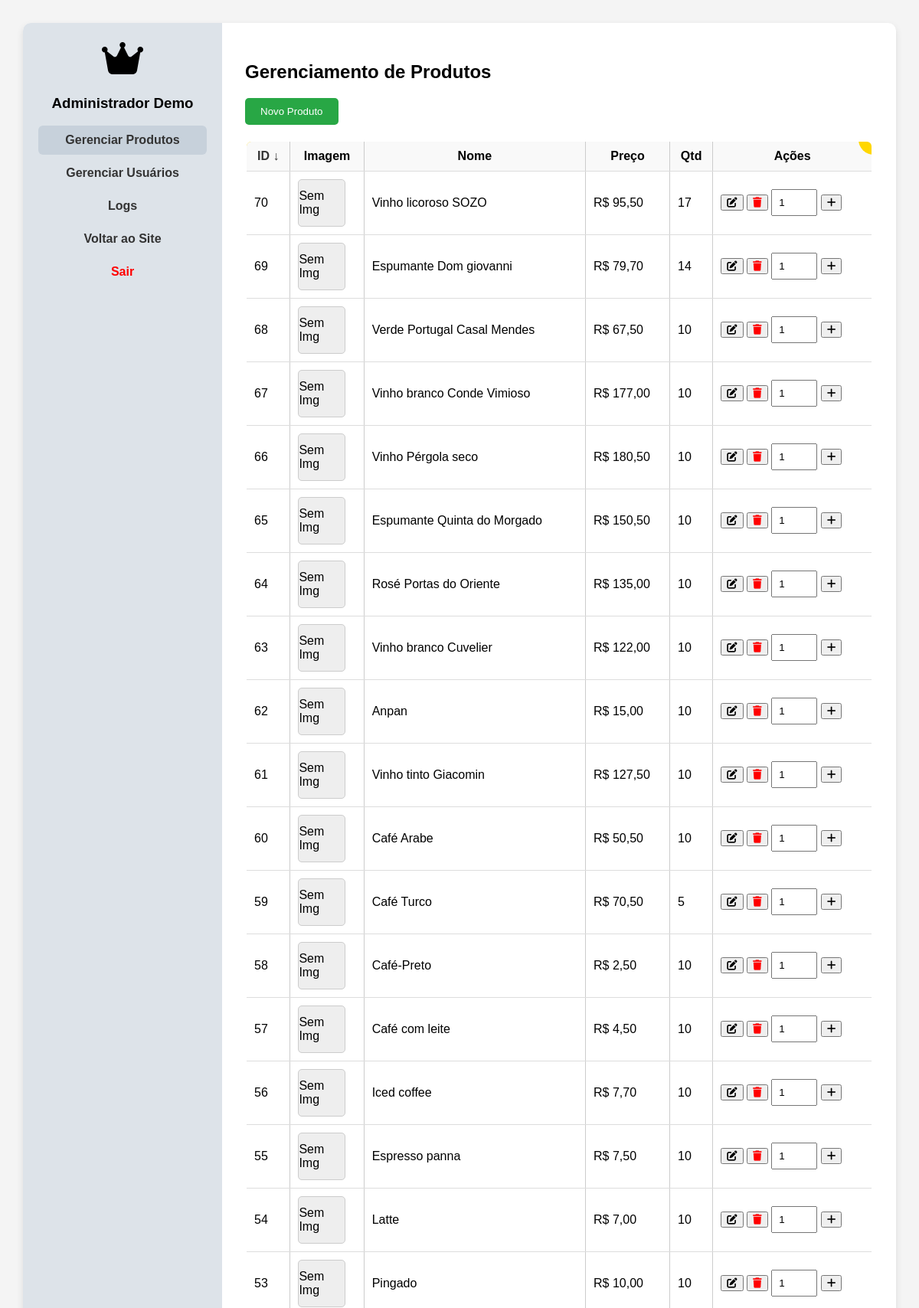
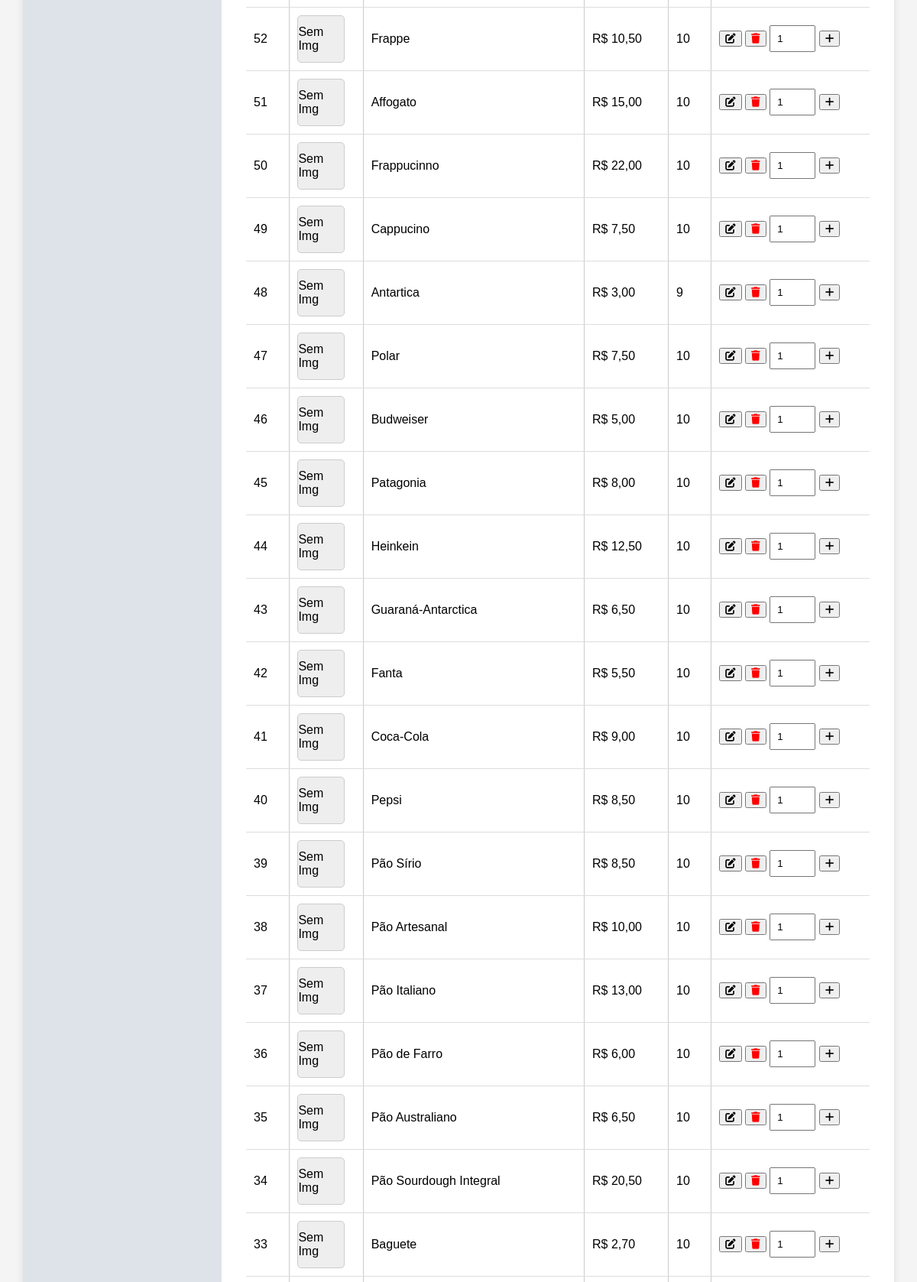
/perfil_mestre.php (upper part), run on the app's committed database (2 pictures, top to bottom).
### tables this page shows
CREATE TABLE `administrador` (
  `ID_ADM` int(11) NOT NULL,
  `NOME` varchar(100) NOT NULL,
  `email` varchar(150) NOT NULL,
  `CPF` varchar(20) NOT NULL,
  `senha_adm` varchar(255) DEFAULT NULL,
  `TEL` varchar(20) NOT NULL,
  `TEL_AUXILIAR` varchar(20) NOT NULL,
  `ENDERECO` varchar(150) NOT NULL,
  `LOGADOURO` varchar(100) NOT NULL,
  `DATA_NASC` date NOT NULL,
  `H_TRAB` int(11) NOT NULL,
  `SALARIO` decimal(10,2) NOT NULL,
  `tipo_login` varchar(20) NOT NULL DEFAULT 'admin'
);

CREATE TABLE `produtos` (
  `id` int(11) NOT NULL,
  `nome` varchar(100) NOT NULL,
  `descricao` text DEFAULT NULL,
  `preco` decimal(10,2) NOT NULL,
  `imagem` varchar(255) DEFAULT NULL,
  `quantidade` int(11) NOT NULL DEFAULT 0,
  `categoria_id` int(11) DEFAULT NULL
);

### perfil_mestre.php (the view, shortened to what this page needs)
<?php
$conn = new mysqli('localhost', 'root', '', 'padaria');
$sql = "SELECT id_adm, nome, cpf, tel, tel_auxiliar, endereco, data_nasc, h_trab, salario FROM administrador LIMIT 1";
$resultAdm = $conn->query($sql);
$admin = $resultAdm->fetch_assoc();
$orderBy = isset($_GET['order']) ? $_GET['order'] : 'id';
$orderDir = isset($_GET['dir']) && $_GET['dir'] === 'asc' ? 'ASC' : 'DESC';
$resultProdutos = $conn->query("SELECT * FROM produtos ORDER BY $orderBy $orderDir");
?>
<!DOCTYPE html>
<html lang="pt-br">
<head>
<link rel="stylesheet" href="https://cdnjs.cloudflare.com/ajax/libs/font-awesome/6.5.1/css/all.min.css">
</head>
<body>
<div class="dashboard-container">
    <aside class="sidebar">
        <div class="profile-icon"><i class="fa-solid fa-crown"></i></div>
        <h3><?= htmlspecialchars($admin['nome'] ?? "Administrador") ?></h3>
        <a href="#" class="item-menu ativo" data-secao="produtos">Gerenciar Produtos</a>
        <a href="#" class="item-menu" data-secao="usuarios">Gerenciar Usuários</a>
        <a href="logs.php" class="item-menu">Logs</a>
        <a href="home.php">Voltar ao Site</a>
        <a href="LoginPHP/sair.php" style="color:red;">Sair</a>
    </aside>
    <main class="main-content">
        <section id="secao-produtos" style="display:block;">
            <h1>Gerenciamento de Produtos</h1>
            <button class="add-btn" onclick="abrirModal('modalAdd')">Novo Produto</button>
            <table>
                <thead>
                    <tr>
                        <th><a href="?order=id&dir=<?= $orderDir === 'ASC' ? 'desc' : 'asc' ?>">ID <?= $orderBy === 'id' ? ($orderDir === 'ASC' ? '↑' : '↓') : '' ?></a></th>
                        <th>Imagem</th>
                        <th>Nome</th>
                        <th>Preço</th>
                        <th>Qtd</th>
                        <th>Ações</th>
                    </tr>
                </thead>
                <tbody>
                    <?php while ($p = $resultProdutos->fetch_assoc()): ?>
                    <tr>
                        <td><?= $p['id'] ?></td>
                        <td>
                            <?php
                            $imagemPath = "imagens/" . $p['imagem'];
                            if (!empty($p['imagem']) && file_exists($imagemPath)) {
                                echo "<img src='$imagemPath' class='product-img'>";
                            } else {
                                echo "<div class='product-img-placeholder'>Sem Img</div>";
                            }
                            ?>
                        </td>
                        <td><?= $p['nome'] ?></td>
                        <td>R$ <?= number_format($p['preco'], 2, ',', '.') ?></td>
                        <td><?= $p['quantidade'] ?></td>
                        <td>
                            <button onclick='editarProduto(<?= json_encode($p) ?>)'><i class="fa fa-edit"></i></button>
                            <form method="POST" style="display:inline;">
                                <button name="excluir_produto" onclick="return confirm('Excluir?')"><i class="fa fa-trash" style="color:red;"></i></button>
                            </form>
                            <form method="POST" style="display:inline;">
                                <input type="number" name="mais" min="1" value="1" style="width:60px;">
                                <button name="add_qtd"><i class="fa fa-plus"></i></button>
                            </form>
                        </td>
                    </tr>
                    <?php endwhile; ?>
                </tbody>
            </table>
        </section>
    </main>
</div>
</body>
</html>

### perfil_mestre.php (style rules this page uses)
body { font-family: Arial, sans-serif; background:#f4f4f4; margin:0; padding:0; }
.dashboard-container { display:flex; width:1200px; max-width:95%; margin:30px auto; background:white; border-radius:10px; box-shadow:0 4px 10px rgba(0,0,0,0.1); overflow:hidden; }
.sidebar { width:220px; background:#dde3e9; padding:20px; text-align:center; }
.sidebar .profile-icon { font-size:48px; margin-bottom:15px; }
.sidebar a { display:block; padding:10px; margin:5px 0; border-radius:6px; text-decoration:none; font-weight:bold; color:#333; }
.sidebar a:hover, .ativo { background:#c7d1db; }
.main-content { flex:1; padding:30px; }
table { width:100%; border-collapse:collapse; background:white; border:2px solid #ccc; border-radius:8px; overflow:hidden; position:relative; }
table::before { content:''; position:absolute; top:-2px; left:-2px; width:20px; height:20px; background:gold; border-radius:0 0 20px 0; }
table::after { content:''; position:absolute; top:-2px; right:-2px; width:20px; height:20px; background:gold; border-radius:0 0 0 20px; }
th, td { padding:10px; border-bottom:1px solid #ddd; border-left:1px solid #ccc; border-right:1px solid #ccc; }
th { background:#f9f9f9; cursor:pointer; position:relative; }
th a { text-decoration:none; color:#333; display:block; }
.product-img-placeholder { width:60px; height:60px; display:flex; align-items:center; justify-content:center; background:#eee; border-radius:5px; border:1px solid #ccc; }
.add-btn { background:#28a745; color:white; padding:10px 20px; border:none; border-radius:5px; cursor:pointer; margin-bottom:20px; }
form { display:inline; }
input, select, textarea { padding:8px; margin:5px 0; width:100%; box-sizing:border-box; }

### data on the page
administrador: NOME "Administrador Demo"
produtos: id "70", shows "Sem Img", nome "Vinho licoroso SOZO", preco "95,50", quantidade "17"
produtos: id "69", shows "Sem Img", nome "Espumante Dom giovanni", preco "79,70", quantidade "14"
produtos: id "68", shows "Sem Img", nome "Verde Portugal Casal Mendes", preco "67,50", quantidade "10"
produtos: id "67", shows "Sem Img", nome "Vinho branco Conde Vimioso", preco "177,00", quantidade "10"
produtos: id "66", shows "Sem Img", nome "Vinho Pérgola seco", preco "180,50", quantidade "10"
produtos: id "65", shows "Sem Img", nome "Espumante Quinta do Morgado", preco "150,50", quantidade "10"
produtos: id "64", shows "Sem Img", nome "Rosé Portas do Oriente", preco "135,00", quantidade "10"
produtos: id "63", shows "Sem Img", nome "Vinho branco Cuvelier", preco "122,00", quantidade "10"
produtos: id "62", shows "Sem Img", nome "Anpan", preco "15,00", quantidade "10"
produtos: id "61", shows "Sem Img", nome "Vinho tinto Giacomin", preco "127,50", quantidade "10"
produtos: id "60", shows "Sem Img", nome "Café Arabe", preco "50,50", quantidade "10"
produtos: id "59", shows "Sem Img", nome "Café Turco", preco "70,50", quantidade "5"
produtos: id "58", shows "Sem Img", nome "Café-Preto", preco "2,50", quantidade "10"
produtos: id "57", shows "Sem Img", nome "Café com leite", preco "4,50", quantidade "10"
produtos: id "56", shows "Sem Img", nome "Iced coffee", preco "7,70", quantidade "10"
produtos: id "55", shows "Sem Img", nome "Espresso panna", preco "7,50", quantidade "10"
produtos: id "54", shows "Sem Img", nome "Latte", preco "7,00", quantidade "10"
produtos: id "53", shows "Sem Img", nome "Pingado", preco "10,00", quantidade "10"
produtos: id "52", shows "Sem Img", nome "Frappe", preco "10,50", quantidade "10"
produtos: id "51", shows "Sem Img", nome "Affogato", preco "15,00", quantidade "10"
produtos: id "50", shows "Sem Img", nome "Frappucinno", preco "22,00", quantidade "10"
produtos: id "49", shows "Sem Img", nome "Cappucino", preco "7,50", quantidade "10"
produtos: id "48", shows "Sem Img", nome "Antartica", preco "3,00", quantidade "9"
produtos: id "47", shows "Sem Img", nome "Polar", preco "7,50", quantidade "10"
produtos: id "46", shows "Sem Img", nome "Budweiser", preco "5,00", quantidade "10"
produtos: id "45", shows "Sem Img", nome "Patagonia", preco "8,00", quantidade "10"
produtos: id "44", shows "Sem Img", nome "Heinkein", preco "12,50", quantidade "10"
produtos: id "43", shows "Sem Img", nome "Guaraná-Antarctica", preco "6,50", quantidade "10"
produtos: id "42", shows "Sem Img", nome "Fanta", preco "5,50", quantidade "10"
produtos: id "41", shows "Sem Img", nome "Coca-Cola", preco "9,00", quantidade "10"
produtos: id "40", shows "Sem Img", nome "Pepsi", preco "8,50", quantidade "10"
produtos: id "39", shows "Sem Img", nome "Pão Sírio", preco "8,50", quantidade "10"
produtos: id "38", shows "Sem Img", nome "Pão Artesanal", preco "10,00", quantidade "10"
produtos: id "37", shows "Sem Img", nome "Pão Italiano", preco "13,00", quantidade "10"
produtos: id "36", shows "Sem Img", nome "Pão de Farro", preco "6,00", quantidade "10"
produtos: id "35", shows "Sem Img", nome "Pão Australiano", preco "6,50", quantidade "10"
produtos: id "34", shows "Sem Img", nome "Pão Sourdough Integral", preco "20,50", quantidade "10"
produtos: id "33", shows "Sem Img", nome "Baguete", preco "2,70", quantidade "10"
